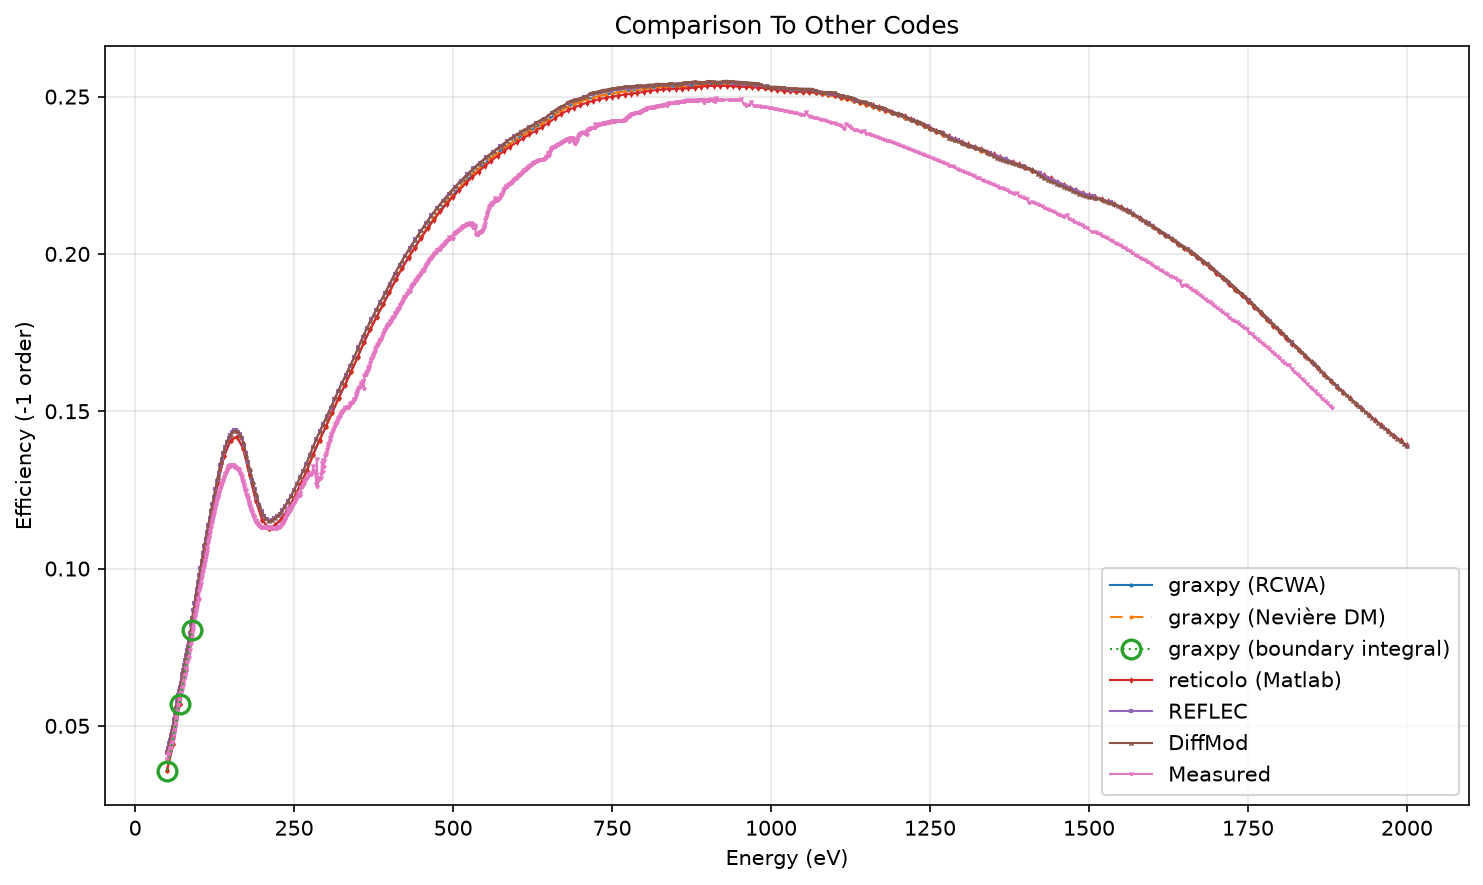

Reproduce this figure in Python.
#!/usr/bin/env python3
"""Compare efficiency from grax, REFLEC, and DiffMod."""

from pathlib import Path

import pandas as pd
import matplotlib.pyplot as plt


# Both solvers' results are plotted when present. A fresh run writes
# ``*_rcwa.csv`` / ``*_neviere.csv``; the unsuffixed CSV is the older checked-in
# artifact and is only used as a fallback, because it predates several solver
# changes and pairing it against a fresh run would show that drift as though it
# were a difference between the two methods.
SOLVER_LABELS = {
    "rcwa": "graxpy (RCWA)",
    "neviere": "graxpy (Nevière DM)",
    "integral": "graxpy (boundary integral)",
}
# RCWA and Nevière agree to ~1e-11, so without a dashed overlay the second curve
# hides the first completely and the plot looks as though one is missing. The
# integral solver is an independent method rather than a second Fourier one, so
# it is expected to sit slightly apart and gets its own dotted style.
#
# It also gets large markers and the top of the z-order. Every other curve here
# is a dense sweep, while the integral solver costs minutes per point and is run
# at a handful of energies: at the shared marker size its points disappear under
# whatever is drawn after it, which is the whole reason to plot it.
SOLVER_STYLES = {
    "rcwa": {"linestyle": "-"},
    "neviere": {"linestyle": (0, (6, 4))},
    "integral": {
        "linestyle": (0, (1, 2)),
        "markersize": 9,
        "markerfacecolor": "none",
        "markeredgewidth": 1.6,
        "zorder": 10,
    },
}


def load_solver_curves(base_csv, order):
    """Return (label, energy, efficiency, style) for each solver that has been run.

    Args:
        base_csv: Historical unsuffixed all-orders CSV path for this case.
        order: Signed diffraction order to extract (reflected orders are negative).

    Returns:
        List of plottable curves, skipping solvers with no results yet.
    """

    curves = []
    for solver in ("rcwa", "neviere", "integral"):
        candidates = [base_csv.with_name(f"{base_csv.stem}_{solver}{base_csv.suffix}")]
        if solver == "rcwa":
            candidates.append(base_csv)
        path = next((candidate for candidate in candidates if candidate.exists()), None)
        if path is None:
            print(f"  note: no {solver} results yet, skipping that curve")
            continue
        frame = pd.read_csv(path)
        selected = frame[frame["order"] == order].sort_values("energy_ev")
        if selected.empty:
            print(f"  note: {path.name} has no order {order}, skipping that curve")
            continue
        print(f"  {SOLVER_LABELS[solver]:<22} <- {path.name}  ({len(selected)} points)")
        curves.append(
            (
                SOLVER_LABELS[solver],
                selected["energy_ev"],
                selected["efficiency"],
                dict(SOLVER_STYLES[solver]),
            )
        )
    return curves

base_path = Path(__file__).resolve().parent


# Load measured data.
# The measurement file contains "--" placeholders for missing values.
meas = pd.read_csv(
    base_path / "measurements" / "GR600-BEIChem_energy-Cff2.5.dat",
    sep=r"\s+",
    header=None,
    names=["energy", "eff"],
    na_values="--",
)
meas = meas.apply(pd.to_numeric, errors="coerce").dropna()
meas_energy = meas["energy"]
meas_eff = meas["eff"]

# Load grax results, one curve per solver that has been run
print("graxpy curves:")
grax_curves = load_solver_curves(
    base_path / "results" / "blazed_comparison_monochromator_orders_1_3.csv",
    order=-1,
)

# reticolo Matlab
ret_mat = pd.read_csv(base_path / "simulations" / "reticolo_matlab.csv")
ret_mat_energy = ret_mat['PhotonEnergy_eV']
ret_mat_eff = ret_mat['DiffractionEfficiency']

# Load REFLEC results (DAT file: energy efficiency)
reflec = pd.read_csv(
    base_path / "simulations" / "REFLEC.dat",
    sep=r'\s+',
    header=None,
    names=['energy', 'eff'],
)
reflec_energy = reflec['energy']
reflec_eff = reflec['eff']

# Load DiffMod results (DAT file: energy efficiency)
diffmod = pd.read_csv(
    base_path / "simulations" / "DiffractMod.dat",
    sep=r'\s+',
    header=None,
    names=['energy', 'eff'],
)
diffmod_energy = diffmod['energy']
diffmod_eff = diffmod['eff']

# Plot
plt.figure(figsize=(10, 6))
marker_size = 1
linewidth = 1
for curve_label, curve_energy, curve_efficiency, curve_style in grax_curves:
    style = dict(curve_style)
    plt.plot(curve_energy, curve_efficiency, marker='o', label=curve_label,
             markersize=style.pop('markersize', marker_size),
             linewidth=linewidth, **style)
plt.plot(ret_mat_energy, ret_mat_eff, 'd-', label='reticolo (Matlab)', markersize=marker_size, linewidth=linewidth)
plt.plot(reflec_energy, reflec_eff, 's-', label='REFLEC', markersize=marker_size, linewidth=linewidth)
plt.plot(diffmod_energy, diffmod_eff, '^-', label='DiffMod', markersize=marker_size, linewidth=linewidth)
plt.plot(meas_energy, meas_eff, 'v-', label='Measured', markersize=marker_size, linewidth=linewidth)
plt.xlabel('Energy (eV)')
plt.ylabel('Efficiency (-1 order)')
plt.title('Comparison To Other Codes')
plt.legend()
plt.grid(True, alpha=0.3)
plt.tight_layout()

# Save plot
output_path = base_path / "comparison_blazed_monochromator_sweep.png"
plt.savefig(output_path, dpi=150, bbox_inches='tight')
print(f'Plot saved to: {output_path}')
